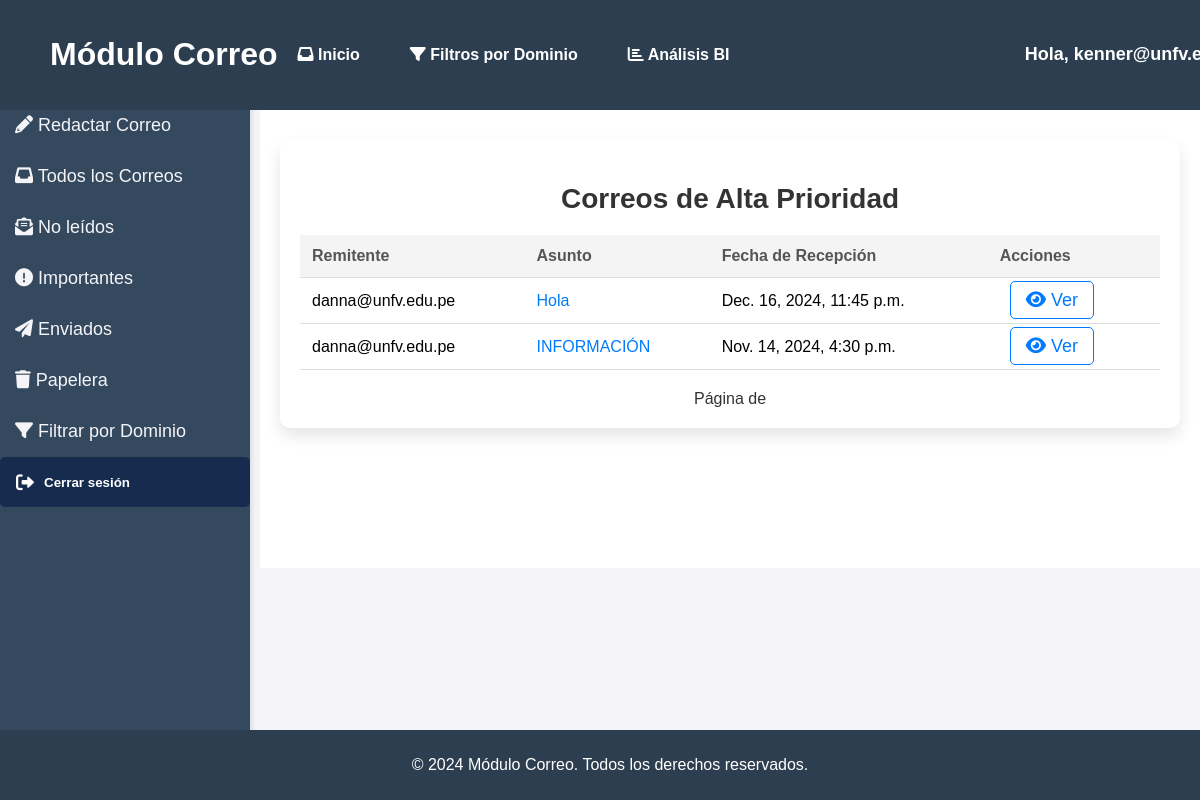
Screenshot of /home/correos-alta-prioridad/ (signed in) with the database file from the repository.
### emails/models.py (models this page shows, shortened)
class Correo(models.Model):
    remitente = models.ForeignKey(User, on_delete=models.CASCADE, related_name="enviados")
    destinatario = models.ForeignKey(User, on_delete=models.CASCADE, related_name="correos_recibidos")
    asunto = models.CharField(max_length=200)
    contenido = models.TextField()
    fecha_envio = models.DateTimeField(auto_now_add=True)
    eliminado_por_remitente = models.BooleanField(default=False)
    eliminado_por_destinatario = models.BooleanField(default=False)
    prioridad = models.ForeignKey(Prioridad, on_delete=models.SET_NULL, null=True, blank=True)  # Clave foránea
    leido = models.BooleanField(default=False)

### emails/views.py (the view)
# urls.py: path('correos-alta-prioridad/', views.correos_alta_prioridad_view, name='correos_alta_prioridad'),
@login_required
def correos_alta_prioridad_view(request):
    correos_alta_prioridad = Correo.objects.filter(destinatario=request.user, prioridad__nivel="Alta", eliminado_por_destinatario=False).order_by('-fecha_envio')
    return render(request, 'emails/correos_alta_prioridad.html', {
        'correos_alta_prioridad': correos_alta_prioridad,
    })

### Templates/emails/correos_alta_prioridad.html (shortened to what this page needs)
{% extends 'emails/base.html' %}
{% block content %}
<div class="correos-alta-prioridad-container">
  <h2>Correos de Alta Prioridad</h2>
  {% if correos_alta_prioridad %}
    <table>
      <thead>
        <tr>
          <th>Remitente</th>
          <th>Asunto</th>
          <th>Fecha de Recepción</th>
          <th>Acciones</th>
        </tr>
      </thead>
      <tbody>
        {% for correo in correos_alta_prioridad %}
          <tr>
            <td>{{ correo.remitente }}</td>
            <td>
              <a href="{% url 'ver_correo' correo.id %}">{{ correo.asunto }}</a>
            </td>
            <td>{{ correo.fecha_envio }}</td>
            <td class="acciones">
              <a href="{% url 'ver_correo' correo.id %}" title="Ver Correo"><i class="fas fa-eye"></i> Ver</a>
            </td>
          </tr>
        {% endfor %}
      </tbody>
    </table>
  {% else %}
    <p>No tienes correos de alta prioridad.</p>
  {% endif %}
  <div class="pagination">
    <span>Página {{ correos_alta_prioridad.number }} de {{ correos_alta_prioridad.paginator.num_pages }}</span>
  </div>
</div>
{% endblock %}

### Templates/emails/base.html (shortened to what this page needs)
<!DOCTYPE html>
<html lang="es">
<head>
    <link href="https://cdnjs.cloudflare.com/ajax/libs/font-awesome/6.0.0-beta3/css/all.min.css" rel="stylesheet">
    {% load static %}
    <link rel="stylesheet" href="https://cdnjs.cloudflare.com/ajax/libs/font-awesome/6.0.0-beta3/css/all.min.css">
</head>
<body>
<div class="navbar">
    <div class="logo">
        <h1>Módulo Correo</h1>
    </div>
    <a href="{% url 'inbox' %}" title="Ver todos los correos">
        <i class="fas fa-inbox"></i> Inicio
    </a>
    <a href="{% url 'filtrar_por_dominio' %}" title="Filtrar por dominio">
        <i class="fas fa-filter"></i> Filtros por Dominio
    </a>
    <a href="{% url 'dashboard' %}" title="Ver análisis BI">
        <i class="fas fa-chart-bar"></i> Análisis BI
    </a>
    <span class="user-info" style="font-size: 18px; color: white; font-weight: bold;">
        Hola, {{ user.username }}
    </span>
</div>
    <div class="sidebar">
        <a href="{% url 'redactar_correo' %}">
            <i class="fas fa-pencil-alt"></i> Redactar Correo
        </a>
        <a href="{% url 'inbox' %}">
            <i class="fas fa-inbox"></i> Todos los Correos
        </a>
        <a href="{% url 'correos_no_leidos' %}">
            <i class="fas fa-envelope-open-text"></i> No leídos
        </a>
        <a href="{% url 'correos_alta_prioridad' %}">
            <i class="fas fa-exclamation-circle"></i> Importantes
        </a>
        <a href="{% url 'correos_enviados' %}">
            <i class="fas fa-paper-plane"></i> Enviados
        </a>
        <a href="{% url 'correos_eliminados' %}">
            <i class="fas fa-trash"></i> Papelera
        </a>
        <a href="{% url 'filtrar_por_dominio' %}">
            <i class="fas fa-filter"></i> Filtrar por Dominio
        </a>
        <form action="{% url 'logout' %}" method="post" style="display: inline;">
            <button type="submit" class="logout-btn">
                <i class="fas fa-sign-out-alt"></i> Cerrar sesión
            </button>
        </form>
    </div>
    <div class="main-content">
        {% block content %}{% endblock %}
    </div>
    <footer>
        <p>&copy; 2024 Módulo Correo. Todos los derechos reservados.</p>
    </footer>
</body>
</html>

### Templates/emails/base.html (style rules this page uses)
.logout-btn { width: 100%; padding: 16px; background-color: #162B4E; color: white; font-weight: bold; text-align: left; border: none; border-radius: 5px; cursor: pointer; display: flex; align-items: center; gap: 10px; transition: background-color 0.3s ease; }
.logout-btn i { font-size: 18px; }
body { font-family: Arial, sans-serif; margin: 0; padding: 0; background-color: #f4f4f9; }
.navbar { background-color: #2c3e50; color: white; padding: 15px 50px; display: flex; justify-content: space-between; align-items: center; gap: 20px; position: fixed; top: 0; width: 100%; z-index: 1; }
.navbar .logo { margin-right: auto; }
.navbar a, .navbar button { color: white; text-decoration: none; font-weight: bold; background: none; border: none; cursor: pointer; }
.navbar a { margin-right: 30px; }
.sidebar { width: 250px; background-color: #34495e; position: fixed; top: 80px; left: 0; height: calc(100% - 80px); padding-top: 20px; box-shadow: 2px 0 5px rgba(0, 0, 0, 0.1); }
.sidebar a { padding: 15px; text-decoration: none; font-size: 18px; color: #f4f4f9; display: block; }
.navbar .user-info { margin-left: 10px; font-size: 18px; font-weight: bold; }
.main-content { margin-left: 260px; padding: 100px 20px; background-color: white; }
button { padding: 10px 20px; background-color: #2c3e50; color: white; border: none; border-radius: 5px; cursor: pointer; }
footer { text-align: center; padding: 10px; background-color: #2c3e50; color: white; position: fixed; bottom: 0; width: 100%; }

### Templates/emails/correos_alta_prioridad.html (style rules this page uses)
.correos-alta-prioridad-container { max-width: 900px; margin: 40px auto; padding: 20px; background-color: #ffffff; border-radius: 10px; box-shadow: 0 8px 16px rgba(0, 0, 0, 0.1); }
h2 { font-size: 28px; color: #333; text-align: center; margin-bottom: 20px; }
table { width: 100%; border-collapse: collapse; margin-top: 20px; }
th, td { padding: 12px; text-align: left; border-bottom: 1px solid #ddd; }
th { background-color: #f4f4f4; color: #555; }
td { font-size: 16px; }
td a { text-decoration: none; color: #007bff; }
.acciones a { color: #007bff; font-size: 18px; margin: 0 10px; padding: 8px 15px; border-radius: 5px; border: 1px solid #007bff; transition: background-color 0.3s ease; }
.pagination { display: flex; justify-content: center; align-items: center; margin-top: 20px; }
.pagination span { margin: 0 10px; color: #333; }

### rows the page displays
Correo: remitente "danna@unfv.edu.pe", asunto "Hola", fecha_envio "Dec. 16, 2024, 11:45 p.m."
Correo: remitente "danna@unfv.edu.pe", asunto "INFORMACIÓN", fecha_envio "Nov. 14, 2024, 4:30 p.m."
